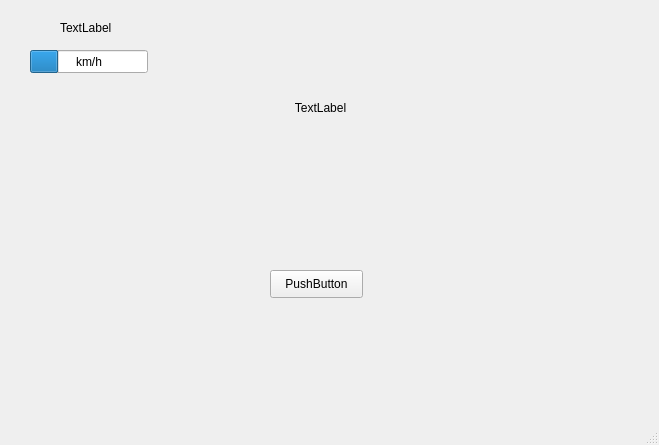
<?xml version="1.0" encoding="UTF-8"?>
<ui version="4.0">
 <class>MainWindow</class>
 <widget class="QMainWindow" name="MainWindow">
  <property name="geometry">
   <rect>
    <x>0</x>
    <y>0</y>
    <width>659</width>
    <height>445</height>
   </rect>
  </property>
  <property name="windowTitle">
   <string>MainWindow</string>
  </property>
  <widget class="QWidget" name="centralwidget">
   <widget class="QPushButton" name="pushButton">
    <property name="geometry">
     <rect>
      <x>270</x>
      <y>270</y>
      <width>93</width>
      <height>28</height>
     </rect>
    </property>
    <property name="text">
     <string>PushButton</string>
    </property>
   </widget>
   <widget class="QLabel" name="label">
    <property name="geometry">
     <rect>
      <x>190</x>
      <y>100</y>
      <width>261</width>
      <height>16</height>
     </rect>
    </property>
    <property name="text">
     <string>TextLabel</string>
    </property>
    <property name="alignment">
     <set>Qt::AlignCenter</set>
    </property>
   </widget>
   <widget class="QProgressBar" name="progressBar">
    <property name="geometry">
     <rect>
      <x>30</x>
      <y>50</y>
      <width>118</width>
      <height>23</height>
     </rect>
    </property>
    <property name="value">
     <number>24</number>
    </property>
    <property name="format">
     <string>km/h</string>
    </property>
   </widget>
   <widget class="QLabel" name="label_vel">
    <property name="geometry">
     <rect>
      <x>60</x>
      <y>20</y>
      <width>55</width>
      <height>16</height>
     </rect>
    </property>
    <property name="text">
     <string>TextLabel</string>
    </property>
   </widget>
  </widget>
  <widget class="QMenuBar" name="menubar">
   <property name="geometry">
    <rect>
     <x>0</x>
     <y>0</y>
     <width>659</width>
     <height>26</height>
    </rect>
   </property>
  </widget>
  <widget class="QStatusBar" name="statusbar"/>
 </widget>
 <resources/>
 <connections/>
</ui>
